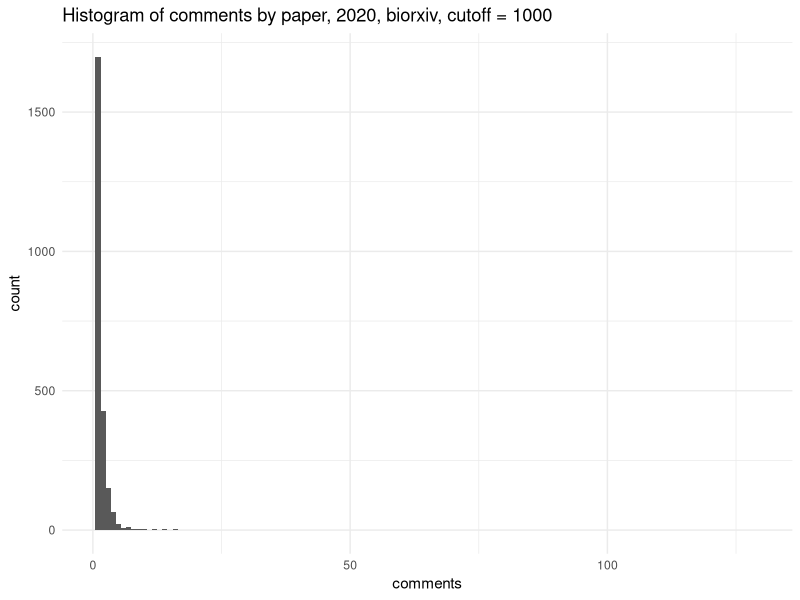
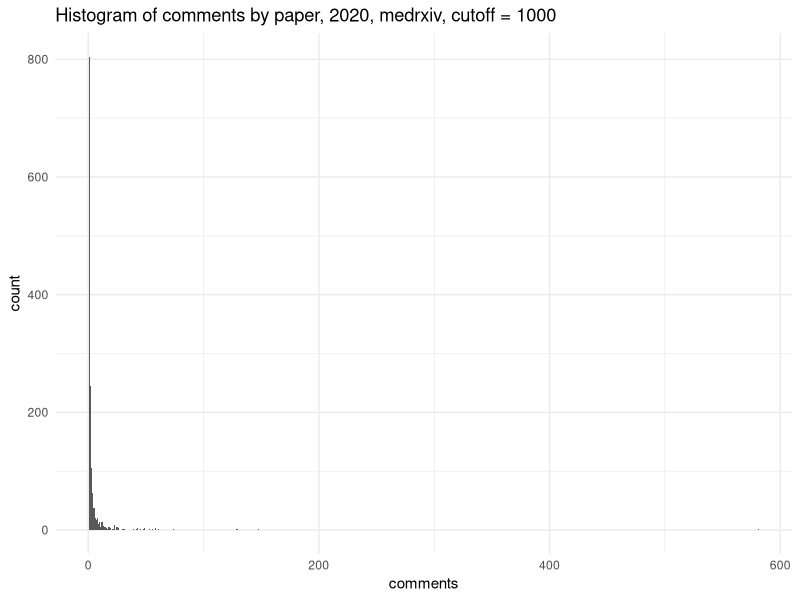
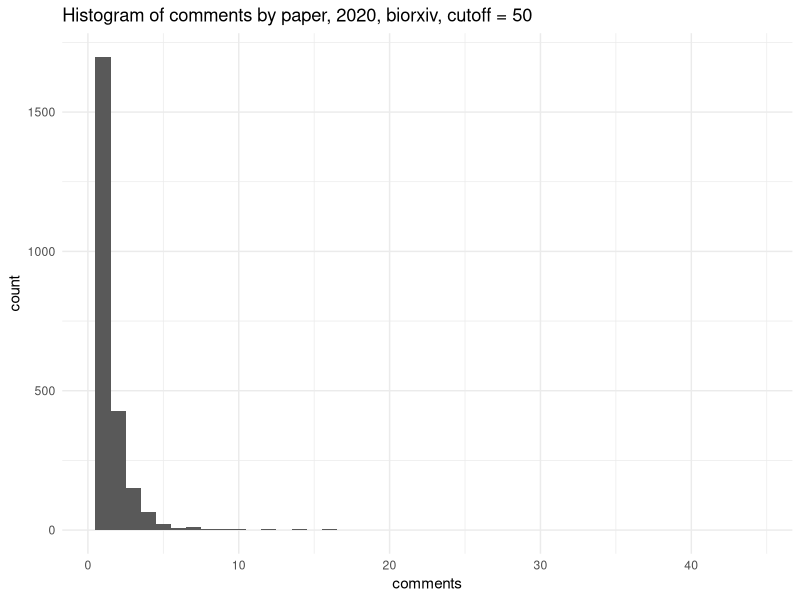
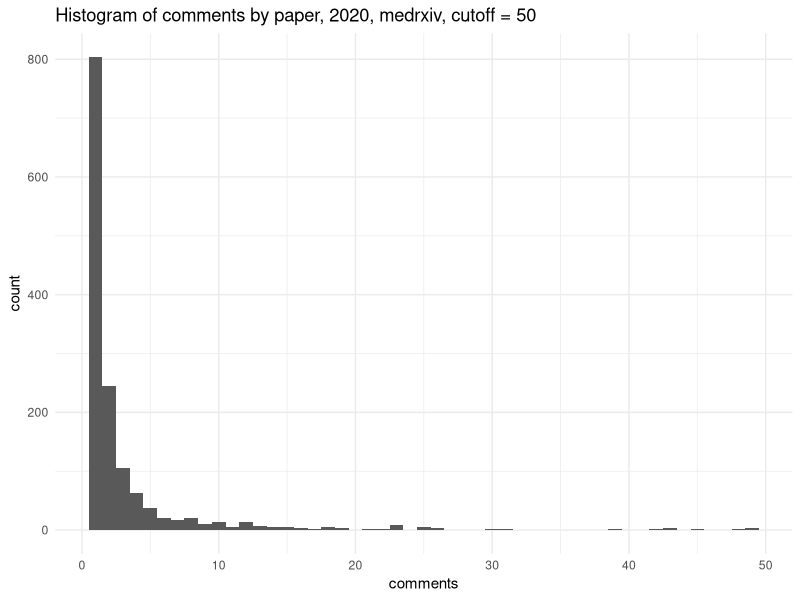

Recreate these plots in R, in order.
## ---- chunk 1
knitr::opts_chunk$set(echo = F, warning = F, message = F)
## ---- chunk 2
library(tidyverse)
library(glue)

theme_set(theme_minimal())
## ---- chunk 3
biorxiv_comments = read_delim("preprints with comments (2020, biorxiv).csv", ";") %>%
  mutate(server = "biorxiv")
medrxiv_comments = read_delim("preprints with comments (2020, medrxiv).csv", ";") %>%
  mutate(server = "medrxiv")

preprint_comments = rbind(biorxiv_comments %>% select(doi, comments, server),
                          medrxiv_comments %>% select(doi, comments, server))
## ---- chunk 4
hist_plot = function (df, keys, cutoff = 1000) {
  df = df %>% filter(comments < cutoff)
  ggplot(df) +
    aes(x = comments) +
    geom_histogram(bins = max(df$comments, na.rm = T)) +
    labs(title = glue("Histogram of comments by paper, 2020, {keys$server[1]}, cutoff = {cutoff}"))
}
## ---- chunk 5
preprint_comments %>% group_by(server) %>% group_map(hist_plot)
preprint_comments %>% group_by(server) %>% group_map(hist_plot, cutoff = 50)
## ---- chunk 6
minutes_per_comment = 4
average_hours_per_person_week = 2

summary_table = map_dfr(c(1, 5, 10, 15, 20, 100), function (limit) {
  summary_table = preprint_comments %>%
    filter(comments >= limit) %>%
    group_by(server) %>%
    summarise(
      Preprints = n(),
      Comments = sum(comments),
      Cutoff = limit
    ) %>%
    ungroup() %>%
    mutate(
      TotalHours = Comments * minutes_per_comment / 60,
      PerPerson_5 = TotalHours / 5,
      PerPerson_10 = TotalHours / 10,
      PerPerson_15 = TotalHours / 15,
      Weeks_with_5 = PerPerson_5 / 2,
      Weeks_with_10 = PerPerson_10 / 2,
      Weeks_with_15 = PerPerson_15 / 2
    )
})
## ---- chunk 7
knitr::kable(summary_table, digits = 1)
